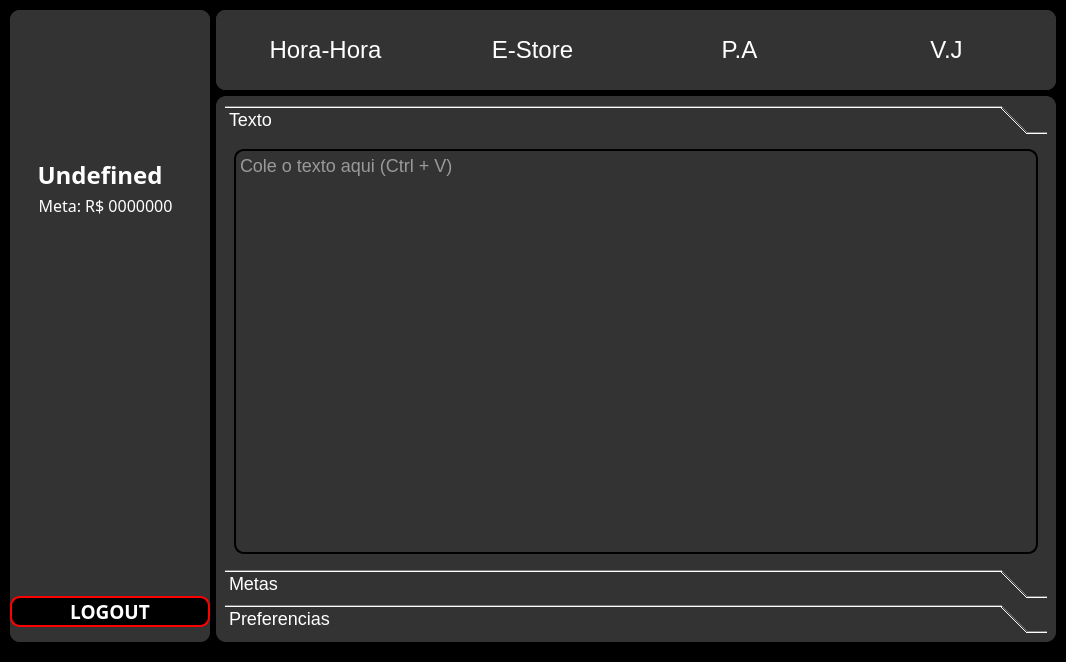
<?xml version="1.0" encoding="UTF-8"?>
<ui version="4.0">
 <class>MainWindow</class>
 <widget class="QMainWindow" name="MainWindow">
  <property name="geometry">
   <rect>
    <x>0</x>
    <y>0</y>
    <width>1066</width>
    <height>662</height>
   </rect>
  </property>
  <property name="windowTitle">
   <string>Automação 2.0</string>
  </property>
  <property name="windowIcon">
   <iconset>
    <normaloff>../img/icon.ico</normaloff>../img/icon.ico</iconset>
  </property>
  <property name="styleSheet">
   <string notr="true">QObject{
	background-color: black;
	color: white;
}</string>
  </property>
  <widget class="QWidget" name="centralwidget">
   <layout class="QHBoxLayout" name="horizontalLayout">
    <property name="leftMargin">
     <number>10</number>
    </property>
    <property name="topMargin">
     <number>10</number>
    </property>
    <property name="rightMargin">
     <number>10</number>
    </property>
    <property name="bottomMargin">
     <number>20</number>
    </property>
    <item>
     <widget class="QFrame" name="dados">
      <property name="minimumSize">
       <size>
        <width>200</width>
        <height>452</height>
       </size>
      </property>
      <property name="maximumSize">
       <size>
        <width>200</width>
        <height>16777215</height>
       </size>
      </property>
      <property name="styleSheet">
       <string notr="true">background-color: rgb(51, 51, 51);
color: white;
border-radius: 10px;</string>
      </property>
      <property name="frameShape">
       <enum>QFrame::StyledPanel</enum>
      </property>
      <property name="frameShadow">
       <enum>QFrame::Raised</enum>
      </property>
      <layout class="QVBoxLayout" name="verticalLayout_3" stretch="0,0">
       <property name="spacing">
        <number>0</number>
       </property>
       <property name="leftMargin">
        <number>0</number>
       </property>
       <property name="topMargin">
        <number>0</number>
       </property>
       <property name="rightMargin">
        <number>0</number>
       </property>
       <property name="bottomMargin">
        <number>0</number>
       </property>
       <item>
        <widget class="QFrame" name="frame">
         <property name="frameShape">
          <enum>QFrame::StyledPanel</enum>
         </property>
         <property name="frameShadow">
          <enum>QFrame::Raised</enum>
         </property>
         <widget class="QLabel" name="lblUser">
          <property name="geometry">
           <rect>
            <x>25</x>
            <y>150</y>
            <width>130</width>
            <height>30</height>
           </rect>
          </property>
          <property name="font">
           <font>
            <family>Sitka Heading</family>
            <pointsize>18</pointsize>
            <weight>75</weight>
            <bold>true</bold>
           </font>
          </property>
          <property name="text">
           <string>Undefined</string>
          </property>
          <property name="textFormat">
           <enum>Qt::PlainText</enum>
          </property>
          <property name="alignment">
           <set>Qt::AlignCenter</set>
          </property>
         </widget>
         <widget class="QLabel" name="label">
          <property name="geometry">
           <rect>
            <x>40</x>
            <y>40</y>
            <width>100</width>
            <height>100</height>
           </rect>
          </property>
          <property name="font">
           <font>
            <pointsize>8</pointsize>
           </font>
          </property>
          <property name="frameShape">
           <enum>QFrame::NoFrame</enum>
          </property>
          <property name="frameShadow">
           <enum>QFrame::Raised</enum>
          </property>
          <property name="lineWidth">
           <number>5</number>
          </property>
          <property name="text">
           <string/>
          </property>
          <property name="pixmap">
           <pixmap>../img/icon.ico</pixmap>
          </property>
          <property name="scaledContents">
           <bool>true</bool>
          </property>
         </widget>
         <widget class="QLabel" name="metaLbl">
          <property name="geometry">
           <rect>
            <x>0</x>
            <y>180</y>
            <width>191</width>
            <height>30</height>
           </rect>
          </property>
          <property name="font">
           <font>
            <family>Segoe UI Semibold</family>
            <pointsize>12</pointsize>
            <weight>50</weight>
            <bold>false</bold>
           </font>
          </property>
          <property name="text">
           <string>Meta: R$ 0000000</string>
          </property>
          <property name="textFormat">
           <enum>Qt::PlainText</enum>
          </property>
          <property name="alignment">
           <set>Qt::AlignCenter</set>
          </property>
          <property name="wordWrap">
           <bool>true</bool>
          </property>
         </widget>
        </widget>
       </item>
       <item>
        <widget class="QFrame" name="frame_2">
         <property name="maximumSize">
          <size>
           <width>16777215</width>
           <height>60</height>
          </size>
         </property>
         <property name="frameShape">
          <enum>QFrame::StyledPanel</enum>
         </property>
         <property name="frameShadow">
          <enum>QFrame::Raised</enum>
         </property>
         <layout class="QHBoxLayout" name="horizontalLayout_4">
          <property name="spacing">
           <number>0</number>
          </property>
          <property name="leftMargin">
           <number>0</number>
          </property>
          <property name="topMargin">
           <number>0</number>
          </property>
          <property name="rightMargin">
           <number>0</number>
          </property>
          <property name="bottomMargin">
           <number>0</number>
          </property>
          <item>
           <widget class="QPushButton" name="logout">
            <property name="font">
             <font>
              <family>Segoe MDL2 Assets</family>
              <pointsize>14</pointsize>
              <weight>75</weight>
              <bold>true</bold>
             </font>
            </property>
            <property name="cursor">
             <cursorShape>ArrowCursor</cursorShape>
            </property>
            <property name="layoutDirection">
             <enum>Qt::LeftToRight</enum>
            </property>
            <property name="styleSheet">
             <string notr="true">QPushButton{
	background-color: rgb(0, 0, 0);
	color: white;
	border: 2px solid red;
	border-radius: 10px;
}</string>
            </property>
            <property name="text">
             <string>LOGOUT</string>
            </property>
            <property name="icon">
             <iconset>
              <normaloff>../img/del.png</normaloff>../img/del.png</iconset>
            </property>
            <property name="iconSize">
             <size>
              <width>25</width>
              <height>35</height>
             </size>
            </property>
            <property name="shortcut">
             <string>Ctrl+Del</string>
            </property>
           </widget>
          </item>
         </layout>
        </widget>
       </item>
      </layout>
     </widget>
    </item>
    <item>
     <layout class="QVBoxLayout" name="main">
      <item>
       <widget class="QFrame" name="buttons">
        <property name="minimumSize">
         <size>
          <width>500</width>
          <height>80</height>
         </size>
        </property>
        <property name="maximumSize">
         <size>
          <width>16777215</width>
          <height>80</height>
         </size>
        </property>
        <property name="font">
         <font>
          <kerning>true</kerning>
         </font>
        </property>
        <property name="styleSheet">
         <string notr="true">background-color: rgb(51, 51, 51);
border-radius: 10px;</string>
        </property>
        <property name="frameShape">
         <enum>QFrame::StyledPanel</enum>
        </property>
        <property name="frameShadow">
         <enum>QFrame::Raised</enum>
        </property>
        <layout class="QVBoxLayout" name="verticalLayout_2">
         <property name="spacing">
          <number>0</number>
         </property>
         <property name="leftMargin">
          <number>0</number>
         </property>
         <property name="topMargin">
          <number>0</number>
         </property>
         <property name="rightMargin">
          <number>0</number>
         </property>
         <property name="bottomMargin">
          <number>0</number>
         </property>
         <item>
          <widget class="QStackedWidget" name="stackedWidget">
           <property name="styleSheet">
            <string notr="true">color: white;</string>
           </property>
           <property name="currentIndex">
            <number>0</number>
           </property>
           <widget class="QWidget" name="page_3">
            <layout class="QHBoxLayout" name="horizontalLayout_3">
             <item>
              <widget class="QPushButton" name="btnhxh">
               <property name="font">
                <font>
                 <family>MS Shell Dlg 2</family>
                 <pointsize>18</pointsize>
                </font>
               </property>
               <property name="styleSheet">
                <string notr="true">border: 0;</string>
               </property>
               <property name="text">
                <string>Hora-Hora</string>
               </property>
               <property name="icon">
                <iconset>
                 <normaloff>../img/hxh.png</normaloff>../img/hxh.png</iconset>
               </property>
               <property name="iconSize">
                <size>
                 <width>50</width>
                 <height>50</height>
                </size>
               </property>
               <property name="shortcut">
                <string>F5</string>
               </property>
              </widget>
             </item>
             <item>
              <widget class="QPushButton" name="btnestore">
               <property name="font">
                <font>
                 <pointsize>18</pointsize>
                </font>
               </property>
               <property name="styleSheet">
                <string notr="true">border: 0;</string>
               </property>
               <property name="text">
                <string>E-Store</string>
               </property>
               <property name="icon">
                <iconset>
                 <normaloff>../img/cart.png</normaloff>../img/cart.png</iconset>
               </property>
               <property name="iconSize">
                <size>
                 <width>50</width>
                 <height>50</height>
                </size>
               </property>
               <property name="shortcut">
                <string>F12</string>
               </property>
              </widget>
             </item>
             <item>
              <widget class="QPushButton" name="paBtn">
               <property name="font">
                <font>
                 <pointsize>18</pointsize>
                </font>
               </property>
               <property name="styleSheet">
                <string notr="true">border: 0;</string>
               </property>
               <property name="text">
                <string>P.A</string>
               </property>
               <property name="icon">
                <iconset>
                 <normaloff>../img/pa.png</normaloff>../img/pa.png</iconset>
               </property>
               <property name="iconSize">
                <size>
                 <width>50</width>
                 <height>50</height>
                </size>
               </property>
              </widget>
             </item>
             <item>
              <widget class="QPushButton" name="btnvj">
               <property name="font">
                <font>
                 <pointsize>18</pointsize>
                </font>
               </property>
               <property name="styleSheet">
                <string notr="true">border: 0;</string>
               </property>
               <property name="text">
                <string>V.J</string>
               </property>
               <property name="icon">
                <iconset>
                 <normaloff>../img/vj.png</normaloff>../img/vj.png</iconset>
               </property>
               <property name="iconSize">
                <size>
                 <width>50</width>
                 <height>50</height>
                </size>
               </property>
              </widget>
             </item>
            </layout>
           </widget>
           <widget class="QWidget" name="page_4">
            <layout class="QVBoxLayout" name="verticalLayout_6"/>
           </widget>
          </widget>
         </item>
        </layout>
       </widget>
      </item>
      <item>
       <widget class="QFrame" name="corp">
        <property name="minimumSize">
         <size>
          <width>500</width>
          <height>364</height>
         </size>
        </property>
        <property name="styleSheet">
         <string notr="true">background-color: rgb(51, 51, 51);
color: white;
border-radius: 10px;</string>
        </property>
        <property name="frameShape">
         <enum>QFrame::StyledPanel</enum>
        </property>
        <property name="frameShadow">
         <enum>QFrame::Raised</enum>
        </property>
        <layout class="QHBoxLayout" name="horizontalLayout_2">
         <item>
          <widget class="QToolBox" name="toolBox">
           <property name="font">
            <font>
             <pointsize>-1</pointsize>
            </font>
           </property>
           <property name="styleSheet">
            <string notr="true">font-size: 18px;</string>
           </property>
           <property name="currentIndex">
            <number>0</number>
           </property>
           <widget class="QWidget" name="page">
            <property name="geometry">
             <rect>
              <x>0</x>
              <y>0</y>
              <width>820</width>
              <height>418</height>
             </rect>
            </property>
            <attribute name="label">
             <string>Texto</string>
            </attribute>
            <layout class="QVBoxLayout" name="verticalLayout">
             <item>
              <widget class="QPlainTextEdit" name="entex">
               <property name="font">
                <font>
                 <pointsize>-1</pointsize>
                </font>
               </property>
               <property name="styleSheet">
                <string notr="true">border: 2px solid black;
border-radius: 10px;</string>
               </property>
               <property name="placeholderText">
                <string>Cole o texto aqui (Ctrl + V)</string>
               </property>
              </widget>
             </item>
            </layout>
           </widget>
           <widget class="QWidget" name="page_2">
            <property name="geometry">
             <rect>
              <x>0</x>
              <y>0</y>
              <width>820</width>
              <height>418</height>
             </rect>
            </property>
            <attribute name="label">
             <string>Metas</string>
            </attribute>
            <layout class="QHBoxLayout" name="horizontalLayout_5">
             <item>
              <layout class="QVBoxLayout" name="verticalLayout_5">
               <item>
                <widget class="QPushButton" name="atualizarEstore">
                 <property name="font">
                  <font>
                   <pointsize>-1</pointsize>
                  </font>
                 </property>
                 <property name="text">
                  <string>Atualizar Estore</string>
                 </property>
                 <property name="icon">
                  <iconset>
                   <normaloff>../img/pw.png</normaloff>../img/pw.png</iconset>
                 </property>
                 <property name="iconSize">
                  <size>
                   <width>80</width>
                   <height>80</height>
                  </size>
                 </property>
                </widget>
               </item>
               <item>
                <widget class="QPushButton" name="metaBtn">
                 <property name="font">
                  <font>
                   <pointsize>-1</pointsize>
                  </font>
                 </property>
                 <property name="text">
                  <string>Atualizar Metas</string>
                 </property>
                 <property name="icon">
                  <iconset>
                   <normaloff>../img/excel.png</normaloff>../img/excel.png</iconset>
                 </property>
                 <property name="iconSize">
                  <size>
                   <width>80</width>
                   <height>80</height>
                  </size>
                 </property>
                </widget>
               </item>
              </layout>
             </item>
            </layout>
           </widget>
           <widget class="QWidget" name="page_5">
            <property name="geometry">
             <rect>
              <x>0</x>
              <y>0</y>
              <width>820</width>
              <height>418</height>
             </rect>
            </property>
            <attribute name="label">
             <string>Preferencias</string>
            </attribute>
            <layout class="QHBoxLayout" name="horizontalLayout_6">
             <item>
              <layout class="QGridLayout" name="gridLayout">
               <item row="1" column="0">
                <widget class="QPushButton" name="pushButton_2">
                 <property name="text">
                  <string>EDITAR</string>
                 </property>
                 <property name="icon">
                  <iconset>
                   <normaloff>../img/edit.png</normaloff>../img/edit.png</iconset>
                 </property>
                 <property name="iconSize">
                  <size>
                   <width>80</width>
                   <height>80</height>
                  </size>
                 </property>
                </widget>
               </item>
               <item row="0" column="0">
                <widget class="QPushButton" name="pushButton">
                 <property name="font">
                  <font>
                   <pointsize>-1</pointsize>
                  </font>
                 </property>
                 <property name="text">
                  <string>ADICIONAR</string>
                 </property>
                 <property name="icon">
                  <iconset>
                   <normaloff>../img/user.png</normaloff>../img/user.png</iconset>
                 </property>
                 <property name="iconSize">
                  <size>
                   <width>80</width>
                   <height>80</height>
                  </size>
                 </property>
                </widget>
               </item>
               <item row="1" column="1">
                <widget class="QPushButton" name="pushButton_4">
                 <property name="font">
                  <font>
                   <pointsize>-1</pointsize>
                  </font>
                 </property>
                 <property name="text">
                  <string>ATUALIZAR NOME</string>
                 </property>
                 <property name="icon">
                  <iconset>
                   <normaloff>../img/update.png</normaloff>../img/update.png</iconset>
                 </property>
                 <property name="iconSize">
                  <size>
                   <width>80</width>
                   <height>80</height>
                  </size>
                 </property>
                </widget>
               </item>
               <item row="0" column="1">
                <widget class="QPushButton" name="pushButton_3">
                 <property name="font">
                  <font>
                   <pointsize>-1</pointsize>
                  </font>
                 </property>
                 <property name="text">
                  <string>TROCAR SENHA</string>
                 </property>
                 <property name="icon">
                  <iconset>
                   <normaloff>../img/key.png</normaloff>../img/key.png</iconset>
                 </property>
                 <property name="iconSize">
                  <size>
                   <width>80</width>
                   <height>80</height>
                  </size>
                 </property>
                </widget>
               </item>
              </layout>
             </item>
            </layout>
           </widget>
          </widget>
         </item>
        </layout>
       </widget>
      </item>
     </layout>
    </item>
   </layout>
  </widget>
 </widget>
 <resources/>
 <connections/>
</ui>
